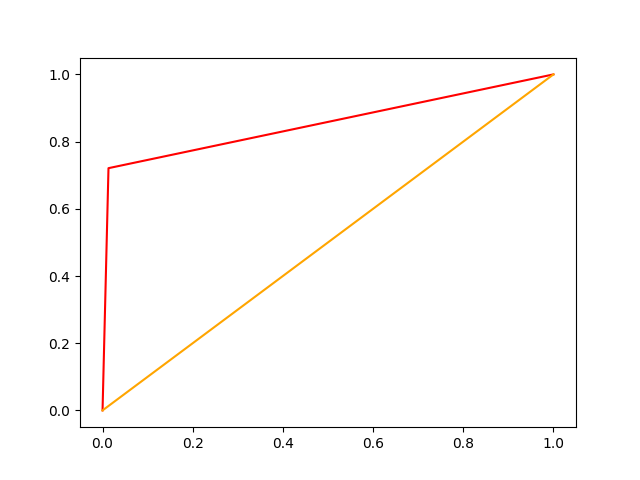

Recreate this plot in Python.
import pandas as pd

from sklearn.model_selection import train_test_split
from sklearn.preprocessing import MinMaxScaler
from sklearn.tree import DecisionTreeClassifier
from sklearn.metrics import accuracy_score, auc, roc_curve
import matplotlib.pyplot as plt

df = pd.read_csv("predictive_maintenance.csv")

print(df.isnull().sum())

df = df.drop("UDI", axis =1)
df = df.drop("Product ID", axis =1)
df = df.drop("Failure Type", axis =1)

numeric_cols = ["Air temperature [K]","Process temperature [K]","Rotational speed [rpm]","Torque [Nm]","Tool wear [min]"]

""" # Нормализация числовых данных
age_scaler = MinMaxScaler(feature_range=(300,))
df["numeric_cols"] = age_scaler.fit_transform(df[["numeric_cols"]]) """

# One-Hot Encoding категорий
df = pd.get_dummies(df, columns=["Type"], drop_first=True)

df.to_csv("processed_predictive_maintenance.csv")

X = df.drop("Target", axis=1)
y=df["Target"]

X_train, X_test, y_train, y_test = train_test_split(X, y, test_size=0.4, random_state=42)

DTC = DecisionTreeClassifier(max_depth=6, min_samples_leaf=10)
DTC.fit(X_train,y_train)
y_pred_test = DTC.predict(X_test)

print(accuracy_score(y_test,y_pred_test))

y_proba = DTC.predict_proba(X_test)
fpr,tpr,_ = roc_curve(y_test, y_proba[:,1])
auc_ss = auc(fpr,tpr)

plt.plot(fpr,tpr, color="red")
plt.plot([0,1],[0,1],color="orange")
plt.savefig("test.png")
